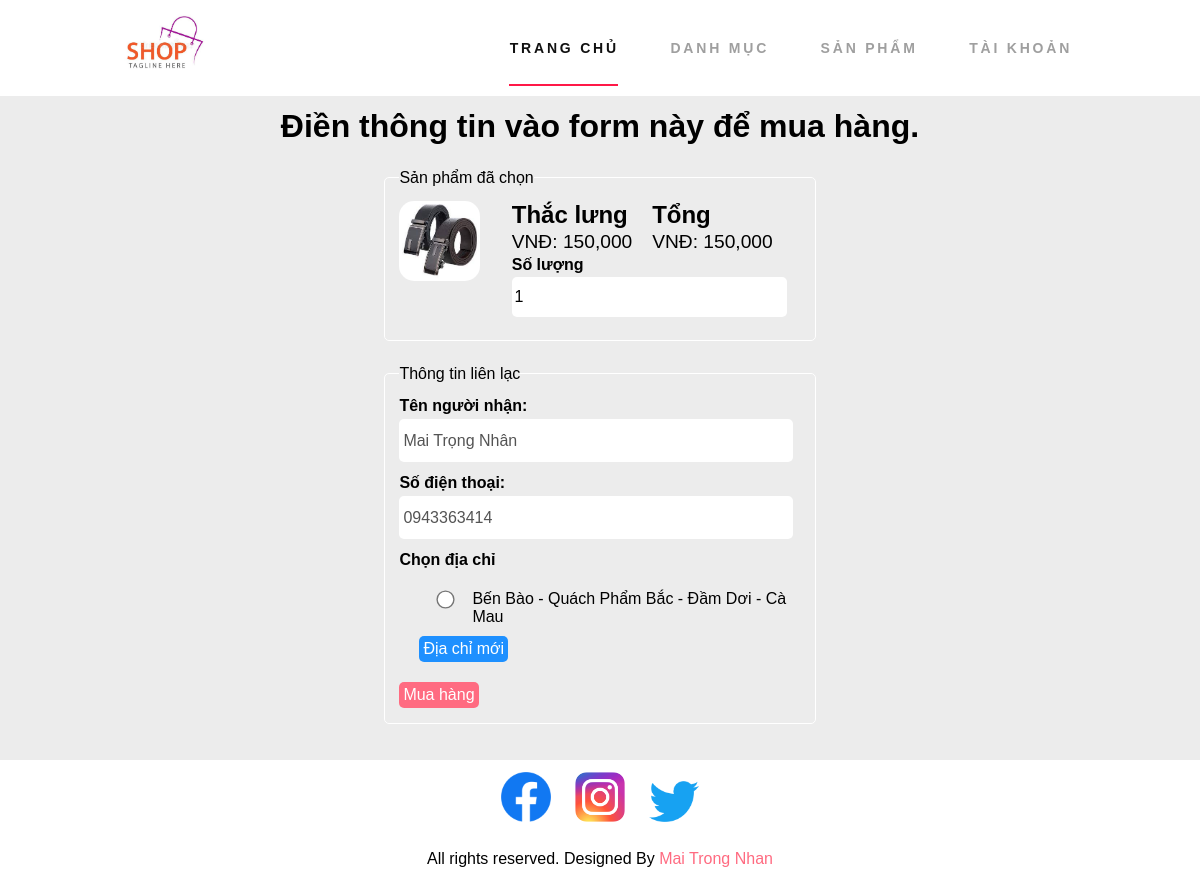
The app's page /Customer/order.php?id=21 (signed in) with its own data.
### tables this page shows
CREATE TABLE `HinhHangHoa` (
  `MaHinh` int(5) NOT NULL,
  `TenHinh` varchar(200) DEFAULT NULL,
  `MSHH` int(5) DEFAULT NULL
);

CREATE TABLE `HangHoa` (
  `MSHH` int(5) NOT NULL,
  `TenHH` varchar(100) DEFAULT NULL,
  `QuyCach` varchar(2000) DEFAULT NULL,
  `Gia` int(20) DEFAULT NULL,
  `SoLuongHang` int(10) DEFAULT NULL,
  `MaLoaiHang` int(5) DEFAULT NULL
);

CREATE TABLE `KhachHang` (
  `MSKH` int(5) NOT NULL,
  `HoTenKH` varchar(50) DEFAULT NULL,
  `UserName` varchar(50) NOT NULL,
  `Password` varchar(50) NOT NULL,
  `TenCongTy` varchar(50) DEFAULT NULL,
  `SoDienThoai` varchar(10) DEFAULT NULL CHECK (1 = `SoDienThoai` regexp '^[0-9]{10}$'),
  `SoFax` varchar(20) DEFAULT NULL
);

CREATE TABLE `DiaChiKH` (
  `MaDC` int(5) NOT NULL,
  `DiaChi` varchar(100) DEFAULT NULL,
  `MSKH` int(5) DEFAULT NULL
);

### Config/connect.php (called while the page is built, shortened)
<?php
function executeSQLResult ($conn, $sql) {
    $result = mysqli_query($conn, $sql);
    $data = array();
    while ($row = mysqli_fetch_array($result)) {
        $data[] = $row;
    }
    return $data;
}
?>

### Customer/order.php (the view, shortened to what this page needs)
<?php
include('./layouts/header.php');
if (isset($_SESSION['username_customer'])) {
    $userName = $_SESSION['username_customer'];
} else {
    $userName = $_SESSION['status'] = 'Vui lòng đăng nhập để sử dụng tính năng này.';
    header('location: ' . URL . 'Customer/login.php');
    die();
}
if (isset($_GET['id'])) {
    $codeProduct = $_GET['id'];
    $conn = connectToDatabase();
    $sql = "SELECT TenHH, Gia, SoLuongHang
            FROM HangHoa, LoaiHangHoa
            WHERE HangHoa.MaLoaiHang = LoaiHangHoa.MaLoaiHang
            AND HangHoa.MSHH = $codeProduct";
    $product = executeSQLResult($conn, $sql);
    $nameProduct = $product[0]['TenHH'];
    $price = $product[0]['Gia'];
    $price = strval($price);
    $index = strlen($price) - 3;
    while ($index > 0) {
        $price = substr($price, 0, $index).",".substr($price,$index);
         $index = $index - 3;
    }
    $sql = "SELECT * FROM HinhHangHoa WHERE MSHH = $codeProduct LIMIT 1";
    $result_image = executeSQLResult($conn, $sql);
    $image_name = $result_image[0]['TenHinh'];
    $pathImage = URL . 'images/products/' . $image_name;
}
?>
<section class="product-order">
    <div class="container">
        <h2 class="text-center text-white">Điền thông tin vào form này để mua hàng.</h2>
        <form action="" class="order" method="POST">
            <fieldset>
                <legend>Sản phẩm đã chọn</legend>
                <div class="product-menu-img">
                    <img src=<?php echo $pathImage; ?> alt="No Iamge" class="img-responsive img-curve">
                </div>
                <div class="product-menu-desc">
                    <div class="row">
                        <div class="clearfix">
                            <h3>
                                <?php echo $nameProduct; ?>
                            </h3>
                            <p class="product-price">
                                VNĐ: <?php echo $price ?>
                            </p>
                        </div>
                        <div class="clearfix total-container">
                            <h3>Tổng</h3>
                            <p class="product-price" id="rt">
                                VNĐ: <?php echo $price ?>
                            </p>
                        </div>
                    </div>
                    <div class="order-label">Số lượng</div>
                    <input type="number" id="ipn" name="qty" class="input-responsive" value="1" required>
                </div>
            </fieldset>
            <?php
            $sql = "SELECT KhachHang.MSKH, HoTenKH, SoDienThoai
                    FROM KhachHang
                    WHERE KhachHang.UserName = '$userName'";
            $UserInfo = executeSQLResult($conn, $sql);
            $codeCustomer = $UserInfo[0]['MSKH'];
            $nameCustomer = $UserInfo[0]['HoTenKH'];
            $phone = $UserInfo[0]['SoDienThoai'];
            ?>
            <fieldset>
                <legend>Thông tin liên lạc</legend>
                <div class="order-label">Tên người nhận:</div>
                <input type="text" id="ipn" class="input-responsive" disabled value="<?php echo $nameCustomer; ?>" required>
                <div class="order-label">Số điện thoại:</div>
                <input type="text" id="ipn" class="input-responsive" disabled value="<?php echo $phone; ?>" required>
                <div class="group-address" id="group-current-address">
                    <div class="order-label">Chọn địa chỉ</div>
                    <?php
                    $sql = "SELECT * FROM DiaChiKH
                                WHERE MSKH=$codeCustomer";
                    $list_address = executeSQLResult($conn, $sql);
                    for ($i = 0; $i < count($list_address); $i++) {
                        $address = $list_address[$i]['DiaChi'];
                        $codeAddress = $list_address[$i]['MaDC'];
                    ?>
                        <p>
                            <input type="radio" name="address" value="<?php echo $codeAddress; ?>" required><span><?php echo $address; ?></span>
                        </p>
                    <?php
                    }
                    ?>
                    <button class="btn btn-address-order" id="btn-new-address">Địa chỉ mới</button>
                </div>
                <input type="submit" name="submit" id="submit-order" value="Mua hàng" class="btn btn-primary">
            </fieldset>
        </form>
    </div>
</section>
<?php
include('./layouts/footer.php');
?>

### Customer/css/style.css (style rules this page uses)
* { margin: 0 0; padding: 0 0; font-family: Arial, Helvetica, sans-serif; }
.container { width: 80%; margin: 0 auto; padding: 1%; }
.img-responsive { width: 100%; }
.img-curve { border-radius: 15px; }
.text-center { text-align: center; }
.clearfix { clear: both; float: none; }
.btn { padding: 1%; border: none; font-size: 1rem; border-radius: 5px; }
.btn-primary { background-color: #ff6b81; color: white; cursor: pointer; }
.btn-address-order { background-color: #1e90ff; color: white; cursor: pointer; }
.row { display: flex; }
h2 { color: #2f3542; font-size: 2rem; margin-bottom: 2%; }
h3 { font-size: 1.5rem; }
fieldset { border: 1px solid white; margin: 5%; padding: 3%; border-radius: 5px; }
.product-price { font-size: 1.2rem; margin: 2% 0; }
.product-menu-img { width: 20%; height: 100%; overflow: hidden; float: left; }
.product-menu-desc { width: 70%; float: left; margin-left: 8%; }
.product-order { background-color: #ececec; background-size: cover; background-repeat: no-repeat; background-position: center; }
.product-order .container h2 { color: black; }
.order { width: 50%; margin: 0 auto; }
.input-responsive { width: 96%; height: 35px; padding: 1%; margin-bottom: 3%; border: none; border-radius: 5px; font-size: 1rem; }
.order-label { margin-bottom: 1%; font-weight: bold; }
.total-container { margin: 0 auto; }
fieldset .input-responsive { background-color: #fff; }
.group-address { margin-bottom: 20px; }
.group-address span { width: 80%; margin-top: 17px; float: left; }
.group-address button { margin: 10px 0 0 20px }
.group-address input[type="radio"] { margin: 20px 20px 0px 40px; transform: scale(1.4); float: left; }

### records on screen
hinhhanghoa: TenHinh (picture)
hanghoa: TenHH "Thắc lưng", Gia "150,000"
khachhang: HoTenKH "Mai Trọng Nhân", SoDienThoai "0943363414"
diachikh: DiaChi "Bến Bào - Quách Phẩm Bắc - Đầm Dơi - Cà Mau"
